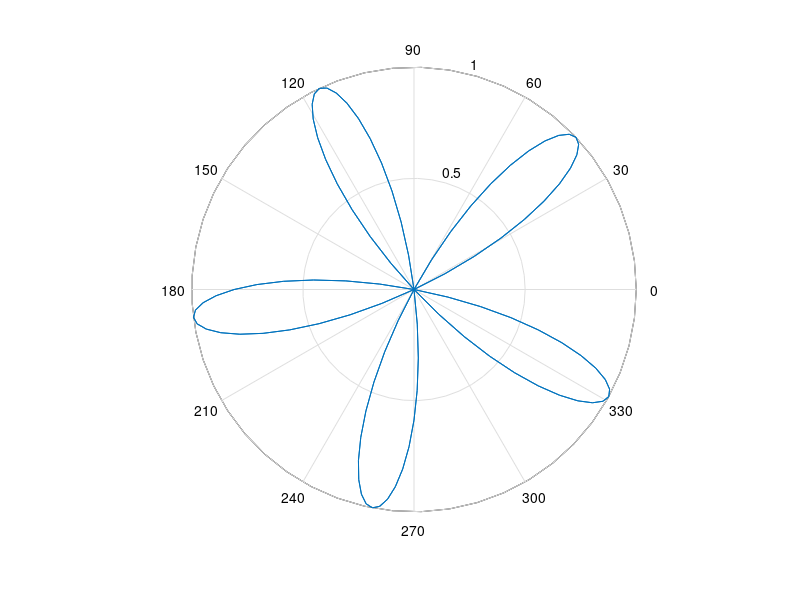

MATLAB code for this plot: (Note: this script raises an error after producing the figure.)
close all
x=0:0.01*pi:2*pi;
part_of_image_line = 1/24;
resolution_x = 960;
resolution_y = 960;

cycles = 1;
m_min = -30;
m_max = ceil(1/part_of_image_line)*cycles+m_min-1;

number_of_wings = 5

figure(1)
set(gcf, 'Position', [100, 100, resolution_x, resolution_y])
y=sin(0*x);
polar(x,y);
output_image = frame2im(getframe);
figure(2)
set(gcf, 'Position', [100+resolution_x, 100, resolution_x, resolution_y]) 
polar(x,y);

image_height = size(output_image);
image_height = image_height(1);
step_line = ceil(image_height*part_of_image_line);
current_step = 1;

tmp1 = [  ]
tmp2 = [  ]
show_tmp_array = 0
           

for m=m_min:1:m_max
    figure(2)
    y=sin(number_of_wings*x+(m*pi()/10));
    polar(x,y);
    current_image = frame2im(getframe);
    
    if current_step*step_line > image_height
        low = (current_step-1)*step_line + 1;
        high = image_height;
        if show_tmp_array == 1
            tmp1=[tmp1 low]
            tmp2=[tmp2 high]
        end
        output_image(low:high, :, :) = current_image(low:high, :, :);
     else
        low = (current_step-1)*step_line + 1;
        high = current_step*step_line + 1;
        if show_tmp_array == 1
            tmp1=[tmp1 low]
            tmp2=[tmp2 high]
        end
        output_image(low:high, :, :) = current_image(low:high, :, :);
     end
     
     
     figure(1)
     imshow(output_image)
     pause(0.1);
    
    current_step = current_step + 1;
    if current_step > 1/part_of_image_line
        current_step = 1;
    end
     
end


